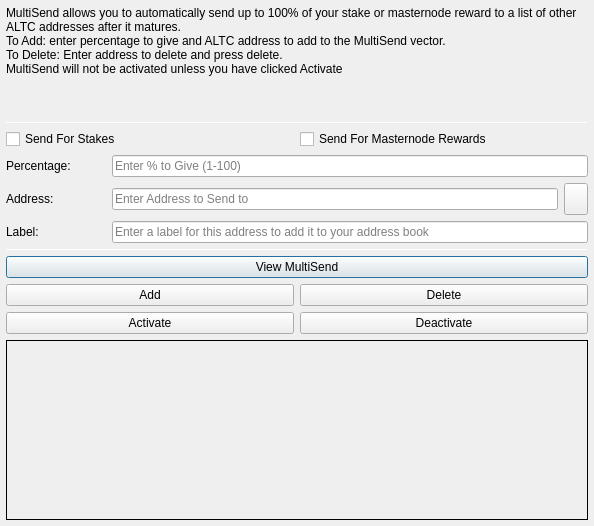
<?xml version="1.0" encoding="UTF-8"?>
<ui version="4.0">
 <class>MultiSendDialog</class>
 <widget class="QDialog" name="MultiSendDialog">
  <property name="windowModality">
   <enum>Qt::NonModal</enum>
  </property>
  <property name="geometry">
   <rect>
    <x>0</x>
    <y>0</y>
    <width>594</width>
    <height>526</height>
   </rect>
  </property>
  <property name="windowTitle">
   <string>MultiSend</string>
  </property>
  <layout class="QVBoxLayout" name="verticalLayout" stretch="0">
   <property name="leftMargin">
    <number>6</number>
   </property>
   <property name="topMargin">
    <number>6</number>
   </property>
   <property name="rightMargin">
    <number>6</number>
   </property>
   <property name="bottomMargin">
    <number>6</number>
   </property>
   <item>
    <layout class="QVBoxLayout" name="verticalLayout_Main" stretch="1,1,1,0,1,1,1">
     <item>
      <widget class="QLabel" name="label_2">
       <property name="lineWidth">
        <number>1</number>
       </property>
       <property name="text">
        <string>MultiSend allows you to automatically send up to 100% of your stake or masternode reward to a list of other ALTC addresses after it matures.
To Add: enter percentage to give and ALTC address to add to the MultiSend vector.
To Delete: Enter address to delete and press delete.
MultiSend will not be activated unless you have clicked Activate</string>
       </property>
       <property name="alignment">
        <set>Qt::AlignLeading|Qt::AlignLeft|Qt::AlignTop</set>
       </property>
       <property name="wordWrap">
        <bool>true</bool>
       </property>
      </widget>
     </item>
     <item>
      <widget class="Line" name="line">
       <property name="minimumSize">
        <size>
         <width>0</width>
         <height>1</height>
        </size>
       </property>
       <property name="maximumSize">
        <size>
         <width>16777215</width>
         <height>1</height>
        </size>
       </property>
       <property name="orientation">
        <enum>Qt::Horizontal</enum>
       </property>
      </widget>
     </item>
     <item>
      <layout class="QVBoxLayout" name="verticalLayout_Settings">
       <item>
        <layout class="QHBoxLayout" name="horizontalLayout">
         <item>
          <widget class="QCheckBox" name="multiSendStakeCheckBox">
           <property name="text">
            <string>Send For Stakes</string>
           </property>
          </widget>
         </item>
         <item>
          <widget class="QCheckBox" name="multiSendMasternodeCheckBox">
           <property name="text">
            <string>Send For Masternode Rewards</string>
           </property>
          </widget>
         </item>
        </layout>
       </item>
       <item>
        <layout class="QHBoxLayout" name="horizontalLayout_6">
         <item>
          <widget class="QLabel" name="label">
           <property name="minimumSize">
            <size>
             <width>100</width>
             <height>0</height>
            </size>
           </property>
           <property name="toolTip">
            <string>Percentage of stake to send</string>
           </property>
           <property name="text">
            <string>Percentage:</string>
           </property>
          </widget>
         </item>
         <item>
          <widget class="QLineEdit" name="multiSendPercentEdit">
           <property name="toolTip">
            <string>Enter whole numbers 1 - 100</string>
           </property>
           <property name="placeholderText">
            <string>Enter % to Give (1-100)</string>
           </property>
          </widget>
         </item>
        </layout>
       </item>
       <item>
        <layout class="QHBoxLayout" name="horizontalLayout_7">
         <item>
          <widget class="QLabel" name="label_5">
           <property name="minimumSize">
            <size>
             <width>100</width>
             <height>0</height>
            </size>
           </property>
           <property name="toolTip">
            <string>Address to send portion of stake to</string>
           </property>
           <property name="text">
            <string>Address:</string>
           </property>
          </widget>
         </item>
         <item>
          <widget class="QLineEdit" name="multiSendAddressEdit">
           <property name="toolTip">
            <string/>
           </property>
           <property name="placeholderText">
            <string>Enter Address to Send to</string>
           </property>
          </widget>
         </item>
         <item>
          <widget class="QToolButton" name="addressBookButton">
           <property name="maximumSize">
            <size>
             <width>16777215</width>
             <height>32</height>
            </size>
           </property>
           <property name="toolTip">
            <string>Choose an address from the address book</string>
           </property>
           <property name="text">
            <string/>
           </property>
           <property name="icon">
            <iconset resource="../ALTC.qrc">
             <normaloff>:/icons/address-book</normaloff>:/icons/address-book</iconset>
           </property>
           <property name="shortcut">
            <string>Alt+A</string>
           </property>
          </widget>
         </item>
        </layout>
       </item>
      </layout>
     </item>
     <item>
      <layout class="QHBoxLayout" name="horizontalLayout_3">
       <item>
        <widget class="QLabel" name="label_3">
         <property name="minimumSize">
          <size>
           <width>100</width>
           <height>0</height>
          </size>
         </property>
         <property name="text">
          <string>Label:</string>
         </property>
        </widget>
       </item>
       <item>
        <widget class="QLineEdit" name="labelAddressLabelEdit">
         <property name="placeholderText">
          <string>Enter a label for this address to add it to your address book</string>
         </property>
        </widget>
       </item>
      </layout>
     </item>
     <item>
      <widget class="Line" name="line_2">
       <property name="minimumSize">
        <size>
         <width>0</width>
         <height>1</height>
        </size>
       </property>
       <property name="maximumSize">
        <size>
         <width>16777215</width>
         <height>1</height>
        </size>
       </property>
       <property name="orientation">
        <enum>Qt::Horizontal</enum>
       </property>
      </widget>
     </item>
     <item>
      <layout class="QVBoxLayout" name="verticalLayout_Buttons">
       <item>
        <layout class="QHBoxLayout" name="horizontalLayout_4">
         <item>
          <widget class="QPushButton" name="viewButton">
           <property name="toolTip">
            <string/>
           </property>
           <property name="statusTip">
            <string>View MultiSend Vector</string>
           </property>
           <property name="text">
            <string>View MultiSend</string>
           </property>
          </widget>
         </item>
        </layout>
       </item>
       <item>
        <layout class="QHBoxLayout" name="horizontalLayout_2">
         <item>
          <widget class="QPushButton" name="addButton">
           <property name="toolTip">
            <string/>
           </property>
           <property name="statusTip">
            <string>Add to MultiSend Vector</string>
           </property>
           <property name="text">
            <string>Add</string>
           </property>
          </widget>
         </item>
         <item>
          <widget class="QPushButton" name="deleteButton">
           <property name="toolTip">
            <string/>
           </property>
           <property name="statusTip">
            <string>Delete Address From MultiSend Vector</string>
           </property>
           <property name="text">
            <string>Delete</string>
           </property>
          </widget>
         </item>
        </layout>
       </item>
       <item>
        <layout class="QHBoxLayout" name="horizontalLayout_5">
         <item>
          <widget class="QPushButton" name="activateButton">
           <property name="statusTip">
            <string>Activate MultiSend</string>
           </property>
           <property name="text">
            <string>Activate</string>
           </property>
          </widget>
         </item>
         <item>
          <widget class="QPushButton" name="disableButton">
           <property name="statusTip">
            <string>Deactivate MultiSend</string>
           </property>
           <property name="text">
            <string>Deactivate</string>
           </property>
          </widget>
         </item>
        </layout>
       </item>
      </layout>
     </item>
     <item>
      <widget class="QLabel" name="message">
       <property name="minimumSize">
        <size>
         <width>0</width>
         <height>180</height>
        </size>
       </property>
       <property name="frameShape">
        <enum>QFrame::Panel</enum>
       </property>
       <property name="frameShadow">
        <enum>QFrame::Plain</enum>
       </property>
       <property name="lineWidth">
        <number>1</number>
       </property>
       <property name="midLineWidth">
        <number>1</number>
       </property>
       <property name="text">
        <string/>
       </property>
       <property name="alignment">
        <set>Qt::AlignLeading|Qt::AlignLeft|Qt::AlignTop</set>
       </property>
       <property name="wordWrap">
        <bool>true</bool>
       </property>
      </widget>
     </item>
    </layout>
   </item>
  </layout>
 </widget>
 <resources>
  <include location="../ALTC.qrc"/>
 </resources>
 <connections/>
</ui>
